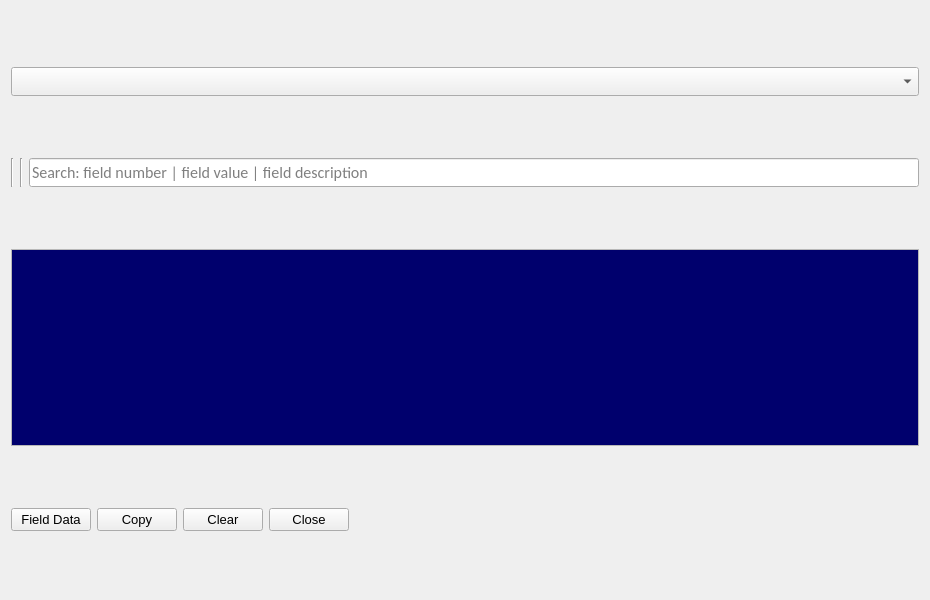
<?xml version="1.0" encoding="UTF-8"?>
<ui version="4.0">
 <class>ComplexFieldsParser</class>
 <widget class="QDialog" name="ComplexFieldsParser">
  <property name="geometry">
   <rect>
    <x>0</x>
    <y>0</y>
    <width>930</width>
    <height>600</height>
   </rect>
  </property>
  <property name="minimumSize">
   <size>
    <width>930</width>
    <height>600</height>
   </size>
  </property>
  <property name="maximumSize">
   <size>
    <width>930</width>
    <height>600</height>
   </size>
  </property>
  <property name="windowTitle">
   <string>Fields Constructor</string>
  </property>
  <layout class="QGridLayout" name="gridLayout">
   <item row="0" column="0">
    <widget class="QComboBox" name="FieldNumber">
     <property name="font">
      <font>
       <family>Calibri</family>
       <pointsize>12</pointsize>
      </font>
     </property>
    </widget>
   </item>
   <item row="1" column="0">
    <layout class="QGridLayout" name="JsonLayout"/>
   </item>
   <item row="2" column="0">
    <layout class="QHBoxLayout" name="horizontalLayout_2">
     <item>
      <layout class="QGridLayout" name="PlusLayout"/>
     </item>
     <item>
      <layout class="QGridLayout" name="MinusLayout"/>
     </item>
     <item>
      <layout class="QGridLayout" name="NextLevelLayout"/>
     </item>
     <item>
      <widget class="Line" name="line">
       <property name="orientation">
        <enum>Qt::Vertical</enum>
       </property>
      </widget>
     </item>
     <item>
      <layout class="QGridLayout" name="UpLayout"/>
     </item>
     <item>
      <layout class="QGridLayout" name="DownLayout"/>
     </item>
     <item>
      <widget class="Line" name="line_2">
       <property name="orientation">
        <enum>Qt::Vertical</enum>
       </property>
      </widget>
     </item>
     <item>
      <widget class="QLineEdit" name="SearchLine">
       <property name="font">
        <font>
         <family>Calibri</family>
         <pointsize>12</pointsize>
        </font>
       </property>
       <property name="maxLength">
        <number>1000</number>
       </property>
       <property name="placeholderText">
        <string>Search: field number | field value | field description</string>
       </property>
      </widget>
     </item>
    </layout>
   </item>
   <item row="4" column="0">
    <layout class="QHBoxLayout" name="horizontalLayout">
     <item>
      <widget class="QPushButton" name="ButtonMainWindow">
       <property name="font">
        <font>
         <pointsize>10</pointsize>
        </font>
       </property>
       <property name="focusPolicy">
        <enum>Qt::NoFocus</enum>
       </property>
       <property name="text">
        <string>Field Data</string>
       </property>
      </widget>
     </item>
     <item>
      <widget class="QPushButton" name="ButtonCopy">
       <property name="font">
        <font>
         <pointsize>10</pointsize>
        </font>
       </property>
       <property name="focusPolicy">
        <enum>Qt::NoFocus</enum>
       </property>
       <property name="text">
        <string>Copy</string>
       </property>
      </widget>
     </item>
     <item>
      <widget class="QPushButton" name="ButtonClearString">
       <property name="font">
        <font>
         <pointsize>10</pointsize>
        </font>
       </property>
       <property name="focusPolicy">
        <enum>Qt::NoFocus</enum>
       </property>
       <property name="text">
        <string>Clear</string>
       </property>
      </widget>
     </item>
     <item>
      <widget class="QPushButton" name="ButtonClose">
       <property name="font">
        <font>
         <pointsize>10</pointsize>
        </font>
       </property>
       <property name="focusPolicy">
        <enum>Qt::NoFocus</enum>
       </property>
       <property name="text">
        <string>Close</string>
       </property>
      </widget>
     </item>
     <item>
      <spacer name="horizontalSpacer">
       <property name="orientation">
        <enum>Qt::Horizontal</enum>
       </property>
       <property name="sizeHint" stdset="0">
        <size>
         <width>40</width>
         <height>20</height>
        </size>
       </property>
      </spacer>
     </item>
    </layout>
   </item>
   <item row="3" column="0">
    <widget class="QTextEdit" name="TextData">
     <property name="minimumSize">
      <size>
       <width>0</width>
       <height>180</height>
      </size>
     </property>
     <property name="maximumSize">
      <size>
       <width>16777215</width>
       <height>197</height>
      </size>
     </property>
     <property name="palette">
      <palette>
       <active>
        <colorrole role="Text">
         <brush brushstyle="SolidPattern">
          <color alpha="255">
           <red>255</red>
           <green>255</green>
           <blue>255</blue>
          </color>
         </brush>
        </colorrole>
        <colorrole role="Base">
         <brush brushstyle="SolidPattern">
          <color alpha="255">
           <red>0</red>
           <green>0</green>
           <blue>109</blue>
          </color>
         </brush>
        </colorrole>
       </active>
       <inactive>
        <colorrole role="Text">
         <brush brushstyle="SolidPattern">
          <color alpha="255">
           <red>255</red>
           <green>255</green>
           <blue>255</blue>
          </color>
         </brush>
        </colorrole>
        <colorrole role="Base">
         <brush brushstyle="SolidPattern">
          <color alpha="255">
           <red>0</red>
           <green>0</green>
           <blue>109</blue>
          </color>
         </brush>
        </colorrole>
       </inactive>
       <disabled>
        <colorrole role="Text">
         <brush brushstyle="SolidPattern">
          <color alpha="255">
           <red>120</red>
           <green>120</green>
           <blue>120</blue>
          </color>
         </brush>
        </colorrole>
        <colorrole role="Base">
         <brush brushstyle="SolidPattern">
          <color alpha="255">
           <red>240</red>
           <green>240</green>
           <blue>240</blue>
          </color>
         </brush>
        </colorrole>
       </disabled>
      </palette>
     </property>
     <property name="font">
      <font>
       <family>Courier New</family>
       <pointsize>11</pointsize>
      </font>
     </property>
     <property name="inputMethodHints">
      <set>Qt::ImhLatinOnly|Qt::ImhMultiLine|Qt::ImhPreferLatin</set>
     </property>
     <property name="acceptRichText">
      <bool>false</bool>
     </property>
     <property name="placeholderText">
      <string/>
     </property>
    </widget>
   </item>
  </layout>
 </widget>
 <resources/>
 <connections/>
</ui>
